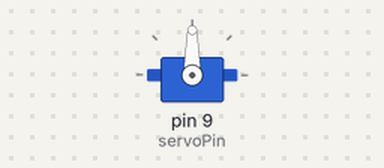
This sketch was run on a simulated Arduino Uno, built with avr-gcc and run on an emulated ATmega328P. Parts: servo.

Above: at 0.05 s.
At 0.75 s:
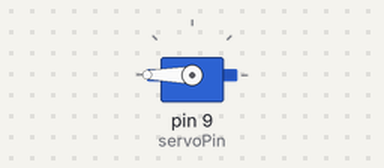
At 1.5 s:
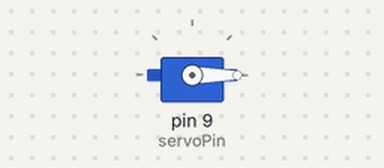
Timing chart, 0 to 3.5 s (numbered marks = the images above):
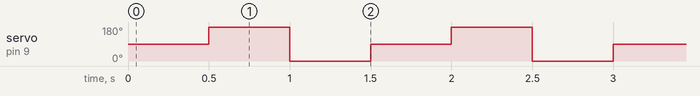

Measured:
- by itself, servo on pin 9 (servoPin): repeats every 1.5 s: 0° 0.50 s, 90° 0.50 s, 180° 0.50 s

The sketch:

servo9g.ino
```cpp
#include<avr/sleep.h>
#include <Servo.h>
Servo servo;
int servoPin = 9;
void setup() {
  servo.attach(servoPin);

}

// the loop routine runs over and over again forever:
void loop() {
  servo.write(90);
  delay(500);
  servo.write(180);
  delay(500);
  servo.write(0);
  delay(500);
}
```
